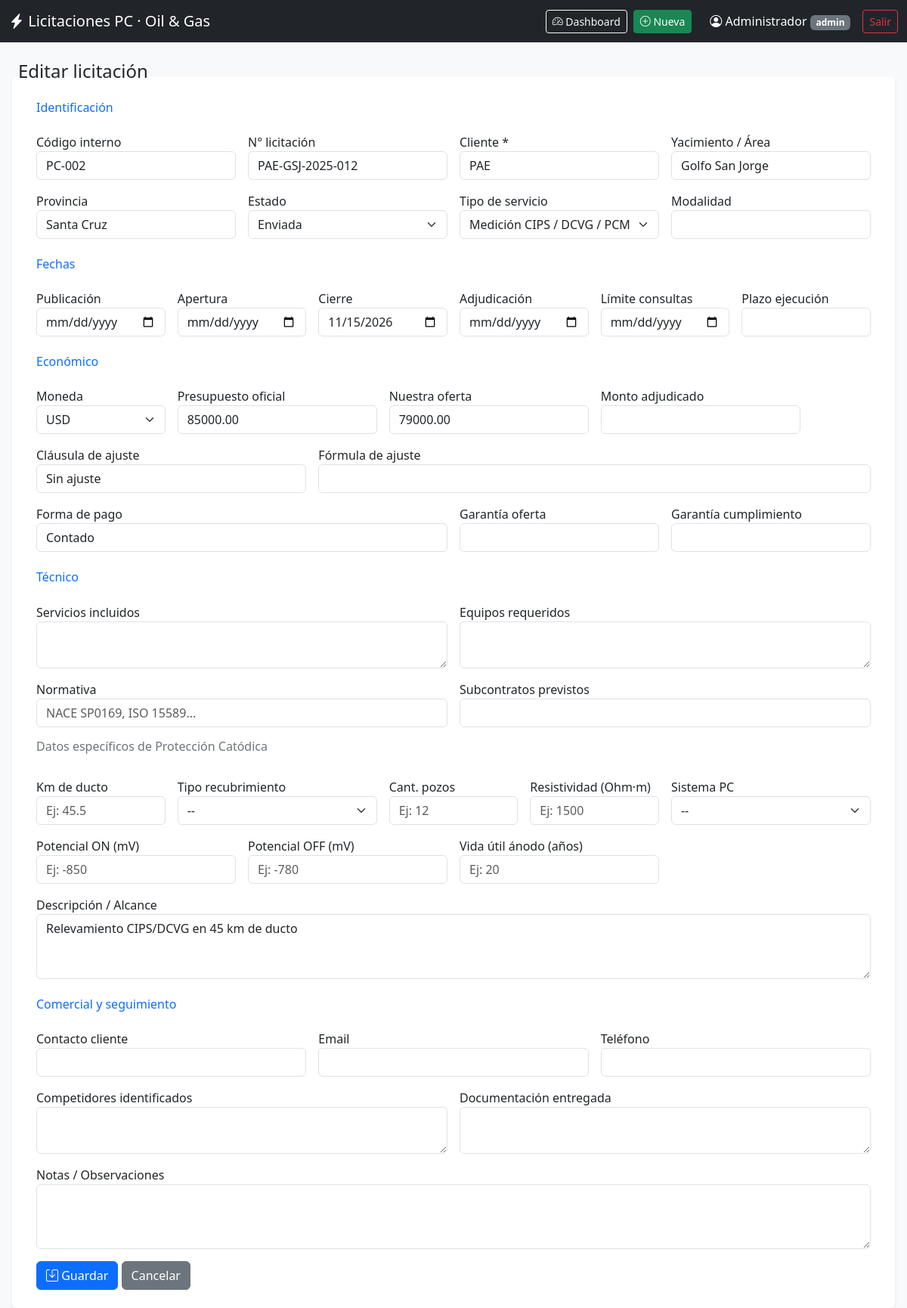
Screenshot of /editar/2 (signed in) with the database file from the repository.
### models.py (models this page shows, shortened)
class Usuario(UserMixin, db.Model):
    __tablename__ = "usuarios"
    id = db.Column(db.Integer, primary_key=True)
    username = db.Column(db.String(50), unique=True, nullable=False)
    password_hash = db.Column(db.String(255), nullable=False)
    nombre = db.Column(db.String(100))
    rol = db.Column(db.String(20), default="usuario")
    activo = db.Column(db.Boolean, default=True)
    creado_en = db.Column(db.DateTime, default=datetime.utcnow)
    @property
    def is_active(self):
        return self.activo

class Licitacion(db.Model):
    __tablename__ = "licitaciones"
    id = db.Column(db.Integer, primary_key=True)
    codigo_interno = db.Column(db.String(50), unique=True)
    nro_licitacion = db.Column(db.String(100))
    cliente = db.Column(db.String(150), nullable=False)
    yacimiento = db.Column(db.String(150))
    provincia = db.Column(db.String(80))
    fecha_publicacion = db.Column(db.Date)
    fecha_apertura = db.Column(db.Date)
    fecha_cierre = db.Column(db.Date)
    fecha_adjudicacion = db.Column(db.Date)
    estado = db.Column(db.String(50), default="En análisis")
    tipo_servicio = db.Column(db.String(120))
    descripcion = db.Column(db.Text)
    plazo_ejecucion = db.Column(db.String(100))
    modalidad = db.Column(db.String(100))
    moneda = db.Column(db.String(10), default="USD")
    presupuesto_oficial = db.Column(db.Numeric(18, 2))
    nuestra_oferta = db.Column(db.Numeric(18, 2))
    monto_adjudicado = db.Column(db.Numeric(18, 2))
    clausula_ajuste = db.Column(db.String(150))
    formula_ajuste = db.Column(db.Text)
    forma_pago = db.Column(db.String(200))
    servicios_incluidos = db.Column(db.Text)
    equipos_requeridos = db.Column(db.Text)
    normativa = db.Column(db.String(300))
    subcontratos = db.Column(db.Text)
    km_ducto = db.Column(db.Float)
    tipo_recubrimiento = db.Column(db.String(100))
    cantidad_pozos = db.Column(db.Integer)
    resistividad_suelo = db.Column(db.Float)
    potencial_on = db.Column(db.Float)
    potencial_off = db.Column(db.Float)
    sistema_pc = db.Column(db.String(100))
    vida_util_anodo = db.Column(db.Integer)
    contacto_cliente = db.Column(db.String(200))
    email_contacto = db.Column(db.String(150))
    tel_contacto = db.Column(db.String(80))
    fecha_consultas = db.Column(db.Date)
    garantia_oferta = db.Column(db.String(150))
    garantia_cumplimiento = db.Column(db.String(150))
    competidores = db.Column(db.Text)
    documentacion_entregada = db.Column(db.Text)
    notas = db.Column(db.Text)
    created_at = db.Column(db.DateTime, default=datetime.utcnow)
    updated_at = db.Column(db.DateTime, default=datetime.utcnow, onupdate=datetime.utcnow)

### app.py (the view, shortened to what this page needs)
@app.route("/nueva", methods=["GET", "POST"])
@app.route("/editar/<int:id>", methods=["GET", "POST"])
@login_required
def form(id=None):
    lic = Licitacion.query.get_or_404(id) if id else Licitacion()
    return render_template(
        "form.html",
        lic=lic,
        estados=ESTADOS,
        tipos=TIPOS_SERVICIO,
        monedas=MONEDAS,
    )

### app.py (called while the page is built)
@login_manager.user_loader
def load_user(user_id):
    return Usuario.query.get(int(user_id))

### templates/form.html (shortened to what this page needs)
{% extends "base.html" %}
{% block content %}
<h4>{{ 'Editar' if lic.id else 'Nueva' }} licitación</h4>
<form method="post" class="row g-3 bg-white p-4 rounded shadow-sm">
  <h6 class="text-primary mt-2">Identificación</h6>
  <div class="col-md-3"><label>Código interno</label><input name="codigo_interno" value="{{lic.codigo_interno or ''}}" class="form-control"></div>
  <div class="col-md-3"><label>N° licitación</label><input name="nro_licitacion" value="{{lic.nro_licitacion or ''}}" class="form-control"></div>
  <div class="col-md-3"><label>Cliente *</label><input name="cliente" required value="{{lic.cliente or ''}}" class="form-control"></div>
  <div class="col-md-3"><label>Yacimiento / Área</label><input name="yacimiento" value="{{lic.yacimiento or ''}}" class="form-control"></div>
  <div class="col-md-3"><label>Provincia</label><input name="provincia" value="{{lic.provincia or ''}}" class="form-control"></div>
  <div class="col-md-3"><label>Estado</label>
    <select name="estado" class="form-select">
      {% for e in estados %}<option {% if e==lic.estado %}selected{% endif %}>{{e}}</option>{% endfor %}
    </select>
  </div>
  <div class="col-md-3"><label>Tipo de servicio</label>
    <select name="tipo_servicio" class="form-select">
      {% for t in tipos %}<option {% if t==lic.tipo_servicio %}selected{% endif %}>{{t}}</option>{% endfor %}
    </select>
  </div>
  <div class="col-md-3"><label>Modalidad</label><input name="modalidad" value="{{lic.modalidad or ''}}" class="form-control"></div>
  <h6 class="text-primary mt-4">Fechas</h6>
  <div class="col-md-2"><label>Publicación</label><input type="date" name="fecha_publicacion" value="{{lic.fecha_publicacion or ''}}" class="form-control"></div>
  <div class="col-md-2"><label>Apertura</label><input type="date" name="fecha_apertura" value="{{lic.fecha_apertura or ''}}" class="form-control"></div>
  <div class="col-md-2"><label>Cierre</label><input type="date" name="fecha_cierre" value="{{lic.fecha_cierre or ''}}" class="form-control"></div>
  <div class="col-md-2"><label>Adjudicación</label><input type="date" name="fecha_adjudicacion" value="{{lic.fecha_adjudicacion or ''}}" class="form-control"></div>
  <div class="col-md-2"><label>Límite consultas</label><input type="date" name="fecha_consultas" value="{{lic.fecha_consultas or ''}}" class="form-control"></div>
  <div class="col-md-2"><label>Plazo ejecución</label><input name="plazo_ejecucion" value="{{lic.plazo_ejecucion or ''}}" class="form-control"></div>
  <h6 class="text-primary mt-4">Económico</h6>
  <div class="col-md-2"><label>Moneda</label>
    <select name="moneda" class="form-select">
      {% for m in monedas %}<option {% if m==lic.moneda %}selected{% endif %}>{{m}}</option>{% endfor %}
    </select>
  </div>
  <div class="col-md-3"><label>Presupuesto oficial</label><input type="number" step="0.01" name="presupuesto_oficial" value="{{lic.presupuesto_oficial or ''}}" class="form-control"></div>
  <div class="col-md-3"><label>Nuestra oferta</label><input type="number" step="0.01" name="nuestra_oferta" value="{{lic.nuestra_oferta or ''}}" class="form-control"></div>
  <div class="col-md-3"><label>Monto adjudicado</label><input type="number" step="0.01" name="monto_adjudicado" value="{{lic.monto_adjudicado or ''}}" class="form-control"></div>
  <div class="col-md-4"><label>Cláusula de ajuste</label><input name="clausula_ajuste" value="{{lic.clausula_ajuste or ''}}" class="form-control" placeholder="CAC / IPC / Dólar / Sin ajuste"></div>
  <div class="col-md-8"><label>Fórmula de ajuste</label><input name="formula_ajuste" value="{{lic.formula_ajuste or ''}}" class="form-control"></div>
  <div class="col-md-6"><label>Forma de pago</label><input name="forma_pago" value="{{lic.forma_pago or ''}}" class="form-control" placeholder="30 días FF, anticipo 20%..."></div>
  <div class="col-md-3"><label>Garantía oferta</label><input name="garantia_oferta" value="{{lic.garantia_oferta or ''}}" class="form-control"></div>
  <div class="col-md-3"><label>Garantía cumplimiento</label><input name="garantia_cumplimiento" value="{{lic.garantia_cumplimiento or ''}}" class="form-control"></div>
  <h6 class="text-primary mt-4">Técnico</h6>
  <div class="col-md-6"><label>Servicios incluidos</label><textarea name="servicios_incluidos" rows="2" class="form-control">{{lic.servicios_incluidos or ''}}</textarea></div>
  <div class="col-md-6"><label>Equipos requeridos</label><textarea name="equipos_requeridos" rows="2" class="form-control">{{lic.equipos_requeridos or ''}}</textarea></div>
  <div class="col-md-6"><label>Normativa</label><input name="normativa" value="{{lic.normativa or ''}}" class="form-control" placeholder="NACE SP0169, ISO 15589..."></div>
  <div class="col-md-6"><label>Subcontratos previstos</label><input name="subcontratos" value="{{lic.subcontratos or ''}}" class="form-control"></div>  <div class="col-12 mt-3 mb-2"><h6 class="text-secondary">Datos específicos de Protección Catódica</h6></div>
  <div class="col-md-2">
    <label>Km de ducto</label>
    <input type="number" step="0.01" name="km_ducto" value="{{lic.km_ducto or ''}}" class="form-control" placeholder="Ej: 45.5">
  </div>
  <div class="col-md-3">
    <label>Tipo recubrimiento</label>
    <select name="tipo_recubrimiento" class="form-select">
      <option value="">--</option>
    </select>
  </div>
  <div class="col-md-2">
    <label>Cant. pozos</label>
    <input type="number" name="cantidad_pozos" value="{{lic.cantidad_pozos or ''}}" class="form-control" placeholder="Ej: 12">
  </div>
  <div class="col-md-2">
    <label>Resistividad (Ohm·m)</label>
    <input type="number" step="0.1" name="resistividad_suelo" value="{{lic.resistividad_suelo or ''}}" class="form-control" placeholder="Ej: 1500">
  </div>
  <div class="col-md-3">
    <label>Sistema PC</label>
    <select name="sistema_pc" class="form-select">
      <option value="">--</option>
    </select>
  </div>
  <div class="col-md-3">
    <label>Potencial ON (mV)</label>
    <input type="number" step="0.1" name="potencial_on" value="{{lic.potencial_on or ''}}" class="form-control" placeholder="Ej: -850">
  </div>
  <div class="col-md-3">
    <label>Potencial OFF (mV)</label>
    <input type="number" step="0.1" name="potencial_off" value="{{lic.potencial_off or ''}}" class="form-control" placeholder="Ej: -780">
  </div>
  <div class="col-md-3">
    <label>Vida útil ánodo (años)</label>
    <input type="number" name="vida_util_anodo" value="{{lic.vida_util_anodo or ''}}" class="form-control" placeholder="Ej: 20">
  </div>
  <div class="col-12"><label>Descripción / Alcance</label><textarea name="descripcion" rows="3" class="form-control">{{lic.descripcion or ''}}</textarea></div>
  <h6 class="text-primary mt-4">Comercial y seguimiento</h6>
  <div class="col-md-4"><label>Contacto cliente</label><input name="contacto_cliente" value="{{lic.contacto_cliente or ''}}" class="form-control"></div>
  <div class="col-md-4"><label>Email</label><input name="email_contacto" value="{{lic.email_contacto or ''}}" class="form-control"></div>
  <div class="col-md-4"><label>Teléfono</label><input name="tel_contacto" value="{{lic.tel_contacto or ''}}" class="form-control"></div>
  <div class="col-md-6"><label>Competidores identificados</label><textarea name="competidores" rows="2" class="form-control">{{lic.competidores or ''}}</textarea></div>
  <div class="col-md-6"><label>Documentación entregada</label><textarea name="documentacion_entregada" rows="2" class="form-control">{{lic.documentacion_entregada or ''}}</textarea></div>
  <div class="col-12"><label>Notas / Observaciones</label><textarea name="notas" rows="3" class="form-control">{{lic.notas or ''}}</textarea></div>
  <div class="col-12 mt-3">
    <button class="btn btn-primary"><i class="bi bi-save"></i> Guardar</button>
    <a href="{{url_for('index')}}" class="btn btn-secondary">Cancelar</a>
  </div>
</form>
{% endblock %}

### templates/base.html (shortened to what this page needs)
<!doctype html>
<html lang="es">
<head>
  <link href="https://cdn.jsdelivr.net/npm/bootstrap@5.3.2/dist/css/bootstrap.min.css" rel="stylesheet">
  <link href="https://cdn.jsdelivr.net/npm/bootstrap-icons@1.11.1/font/bootstrap-icons.css" rel="stylesheet">
</head>
<body class="bg-light">
<nav class="navbar navbar-dark bg-dark mb-4">
  <div class="container-fluid">
    <a class="navbar-brand" href="{{ url_for('index') }}">
      <i class="bi bi-lightning-charge-fill"></i> Licitaciones PC · Oil &amp; Gas
    </a>
    {% if current_user.is_authenticated %}
    <div class="d-flex align-items-center">
      <a href="{{ url_for('dashboard') }}" class="btn btn-outline-light btn-sm me-2">
        <i class="bi bi-speedometer2"></i> Dashboard
      </a>
      <a href="{{ url_for('form') }}" class="btn btn-success btn-sm me-4">
        <i class="bi bi-plus-circle"></i> Nueva
      </a>
      <span class="text-white me-3">
        <i class="bi bi-person-circle"></i> {{ current_user.nombre or current_user.username }}
        <span class="badge bg-secondary">{{ current_user.rol }}</span>
      </span>
      <a href="{{ url_for('logout') }}" class="btn btn-outline-danger btn-sm">Salir</a>
    </div>
    {% endif %}
  </div>
</nav>
<div class="container-fluid px-4">
  {% block content %}{% endblock %}
</div>
</body>
</html>

### rows the page displays
Usuario: nombre "Administrador", rol "admin"
Licitacion: codigo_interno "PC-002", nro_licitacion "PAE-GSJ-2025-012", cliente "PAE", yacimiento "Golfo San Jorge", provincia "Santa Cruz", estado "Enviada", tipo_servicio "Medición CIPS / DCVG / PCM", fecha_cierre "11/15/2026", moneda "USD", presupuesto_oficial "85000.00", nuestra_oferta "79000.00", clausula_ajuste "Sin ajuste", forma_pago "Contado", descripcion "Relevamiento CIPS/DCVG en 45 km de ducto"

### other values shown
{{ 'Editar' if lic.id else 'Nueva' }} "Editar"
